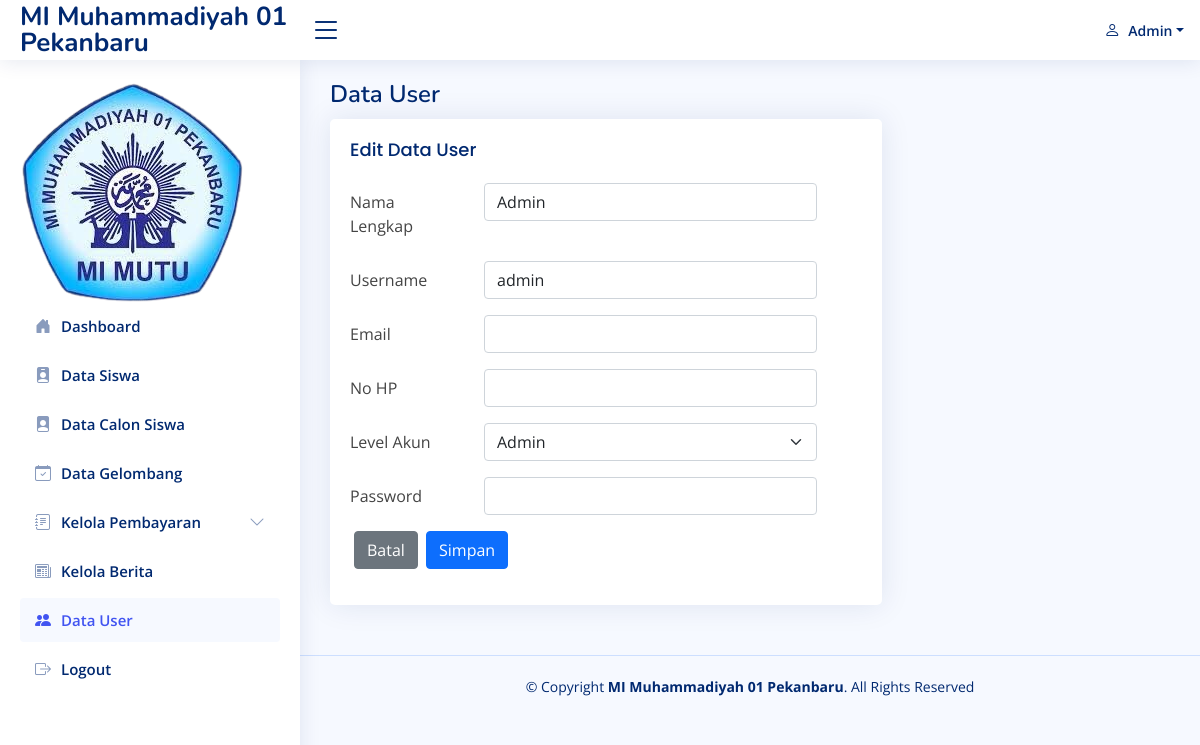
/app/administrator/edit-user.php?id_pengguna=1 (signed in), run on the app's committed database.
### tables this page shows
CREATE TABLE `tabel_pengguna` (
  `id_pengguna` int NOT NULL,
  `username` varchar(255) DEFAULT NULL,
  `email` varchar(255) DEFAULT NULL,
  `nohp` varchar(50) DEFAULT NULL,
  `password` varchar(255) NOT NULL,
  `nama_lengkap` varchar(255) NOT NULL,
  `level_akun` enum('level1','level2','level3','level4') DEFAULT NULL,
  `created_at` timestamp NULL DEFAULT NULL,
  `updated_at` timestamp NULL DEFAULT NULL
);

### app/administrator/edit-user.php (the view, shortened to what this page needs)
<?php
include('../_header.php');
include('../_sidebar.php');
$id_pengguna    = $_GET['id_pengguna'];
$queryuser = mysqli_query($conn, "SELECT * FROM `tabel_pengguna` WHERE id_pengguna= $id_pengguna") or die(mysqli_error($conn));
$datatr        = mysqli_fetch_assoc($queryuser);
?>
<main id="main" class="main">
    <div class="pagetitle">
        <h1>Data User</h1>
    </div>
    <section class="section">
        <div class="row">
            <div class="col-lg-8">
                <div class="card">
                    <div class="card-body">
                        <h5 class="card-title">Edit Data User</h5>
                        <form action="" method="post" enctype='multipart/form-data'>
                            <div class="row mb-3">
                                <label for=" " class="col-sm-3 col-form-label">Nama Lengkap</label>
                                <div class="col-sm-8">
                                    <input type="text" name="nama_lengkap" class="form-control" id="nama_lengkap" value="<?= $datatr['nama_lengkap'] ?>" required>
                                </div>
                            </div>
                            <div class="row mb-3">
                                <label for=" " class="col-sm-3 col-form-label">Username</label>
                                <div class="col-sm-8">
                                    <input type="text" name="username" class="form-control" id="username" value="<?= $datatr['username'] ?>" required>
                                </div>
                            </div>
                            <div class="row mb-3">
                                <label for=" " class="col-sm-3 col-form-label">Email</label>
                                <div class="col-sm-8">
                                    <input type="email" name="email" class="form-control" id="email" value="<?= $datatr['email'] ?>" required>
                                </div>
                            </div>
                            <div class="row mb-3">
                                <label for=" " class="col-sm-3 col-form-label">No HP</label>
                                <div class="col-sm-8">
                                    <input type="text" name="nohp" class="form-control" id="nohp" value="<?= $datatr['nohp'] ?>" required>
                                </div>
                            </div>
                            <div class="row mb-3">
                                <label for=" " class="col-sm-3 col-form-label">Level Akun</label>
                                <div class="col-sm-8">
                                    <select class="form-select" name="level_akun" id="level_akun" required>
                                        <option value="level1" <?= $datatr['level_akun'] == 'level1' ? 'selected' : '' ?>>Admin</option>
                                    </select>
                                </div>
                            </div>
                            <div class="row mb-3">
                                <label for=" " class="col-sm-3 col-form-label">Password</label>
                                <div class="col-sm-8">
                                    <input type="password" name="password" class="form-control" id="password" required>
                                </div>
                            </div>
                            <div class="row mb-3">
                                <div class="col-sm-8">
                                    <a href="data-user.php" class="btn btn-secondary mx-1">Batal</a>
                                    <button type="submit" name="edit" class="btn btn-primary">Simpan</button>
                                </div>
                            </div>
                        </form>
                    </div>
                </div>
            </div>
        </div>
    </section>
</main>
<?php
include('../_footer.php');
?>

### app/assets/css/style.css (style rules this page uses)
:root { scroll-behavior: smooth; }
body { font-family: "Open Sans", sans-serif; background: #f6f9ff; color: #444444; }
a { color: #4154f1; text-decoration: none; }
h1, h2, h3, h4, h5, h6 { font-family: "Nunito", sans-serif; }
#main { margin-top: 60px; padding: 20px 30px; transition: all 0.3s; }
.pagetitle { margin-bottom: 10px; }
.pagetitle h1 { font-size: 24px; margin-bottom: 0; font-weight: 600; color: #012970; }
.card { margin-bottom: 30px; border: none; border-radius: 5px; box-shadow: 0px 0 30px rgba(1, 41, 112, 0.1); overflow: hidden; }
.card-title { padding: 20px 0 15px 0; font-size: 18px; font-weight: 500; color: #012970; font-family: "Poppins", sans-serif; }
.card-body { padding: 0 20px 20px 20px; }
@media (min-width: 1200px) { #main, #footer { margin-left: 300px; } }

### data on the page
tabel_pengguna: nama_lengkap "Admin", username "admin", level_akun "Admin"

### other printed values
$_SESSION['login'] "Admin"
